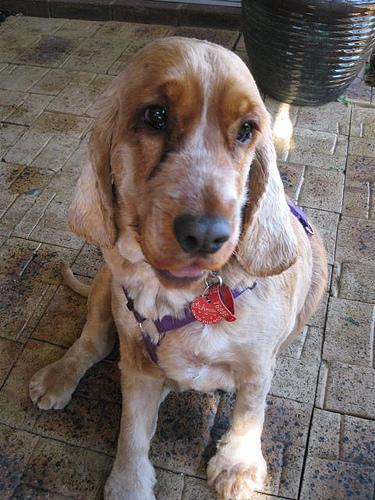
#> input picture Images/n02102318-cocker_spaniel/n02102318_10000.jpg, 375 x 500 px; its folder holds only this picture in this run
$ jupyter execute --allow-errors FRU_hw_2.ipynb
#> lines starting #> are read from the running program, lines starting #| are printed output that depends on the picture
## Programming Assignment 2: Classification Task and Performance Evaluation
### Name: Fru Nkimbeng Christian
### Banner ID: 916-463-968

[cell 1]
import numpy as np
import cv2
import matplotlib.pyplot as plt
from PIL import Image, ImageFilter
import numpy as np
from pathlib import Path
from sklearn.model_selection import train_test_split, cross_val_score, StratifiedKFold
from sklearn.preprocessing import StandardScaler
from sklearn.metrics import confusion_matrix, accuracy_score, f1_score
from sklearn.naive_bayes import GaussianNB
from sklearn.svm import LinearSVC
from sklearn.tree import DecisionTreeClassifier
import seaborn as sns

### Converting the images to edge histograms

[cell 2]
# Function to calculate edge histogram for an image
def calculate_edge_histogram(image_path):
    try:
        # Load the image and convert to grayscale
        image = Image.open(image_path).convert('L')
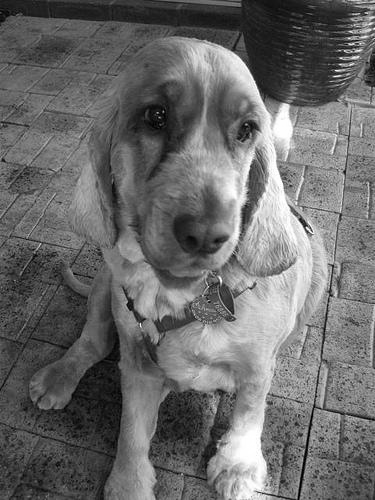
#> image: PIL image 375x500 L; min 0, max 255, mean 106.7

        # Apply edge detection filter
        edges = image.filter(ImageFilter.FIND_EDGES)
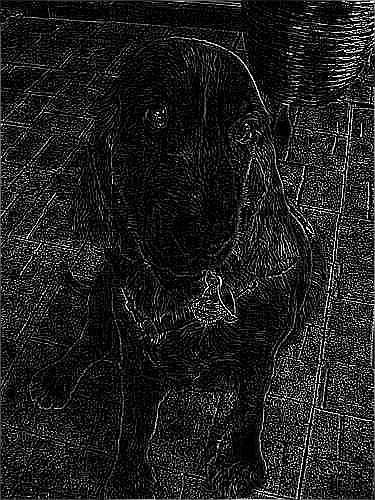
#> edges: PIL image 375x500 L; min 0, max 255, mean 30.6

        # Calculate histogram (256 bins for grayscale)
        histogram, _ = np.histogram(edges, bins=256, range=(0, 255))
#> histogram = 256 values, max 92772 at index 0, min 21 at index 252, mean 732.4

        # Normalize histogram
        histogram = histogram / histogram.sum()
#> histogram = 256 values, max 0.495 at index 0, min 0.000112 at index 252, mean 0.00391

        return histogram
    except Exception as e:
        print(f"Error processing {image_path}: {e}")
        return None

# Define the path to images folder
image_folder = Path('/Users/apple/Downloads/data_mining_2/Images')

# Filter image paths (exclude hidden files)
image_paths = [p for p in image_folder.rglob('*') if p.suffix in {'.jpg', '.jpeg', '.png'} and '._' not in p.stem]

# Process images and create dataset
edge_histograms = []
image_labels = []

# Assume class labels are derived from folder names (e.g., parent folder as label)
for image_path in image_paths:
    label = image_path.parent.name  # Folder name as label
    histogram = calculate_edge_histogram(image_path)
    if histogram is not None:
        edge_histograms.append(histogram)
        image_labels.append(label)
#> pass 2 of the loop `for image_path in image_paths:`:
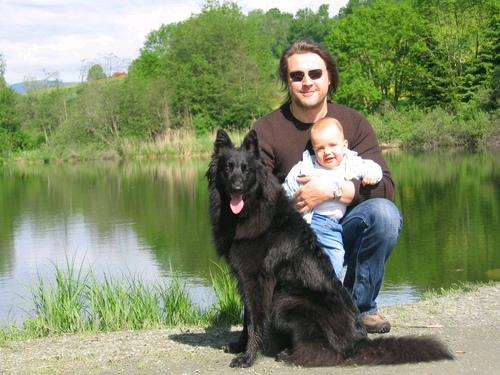
#> input picture Images/n02105056-groenendael/n02105056_1018.jpg, 500 x 375 px
#> in calculate_edge_histogram (call 2), `image = Image.open(image_path).convert('L')`:
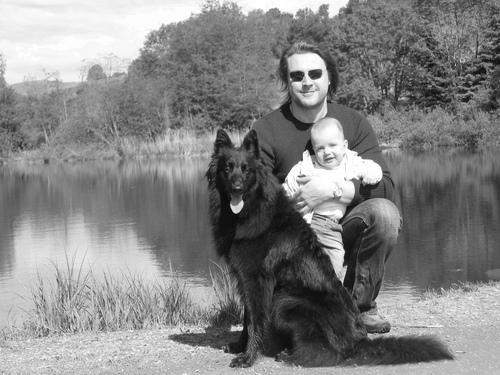
#> image: PIL image 500x375 L; min 2, max 255, mean 132
#> in calculate_edge_histogram (call 2), `edges = image.filter(ImageFilter.FIND_EDGES)`:
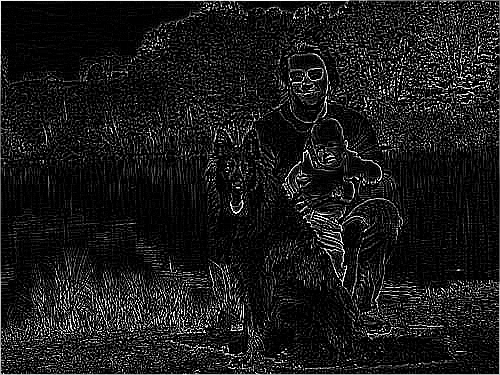
#> edges: PIL image 500x375 L; min 0, max 255, mean 26.8
#> in calculate_edge_histogram (call 2), `histogram, _ = np.histogram(edges, bins=256, range=(0, 255))`: histogram = 256 values, max 94799 at index 0, min 28 at index 221, mean 732.4
#> in calculate_edge_histogram (call 2), `histogram = histogram / histogram.sum()`: histogram = 256 values, max 0.506 at index 0, min 0.000149 at index 221, mean 0.00391

# Convert lists to numpy arrays
X = np.array(edge_histograms)
y = np.array(image_labels)
